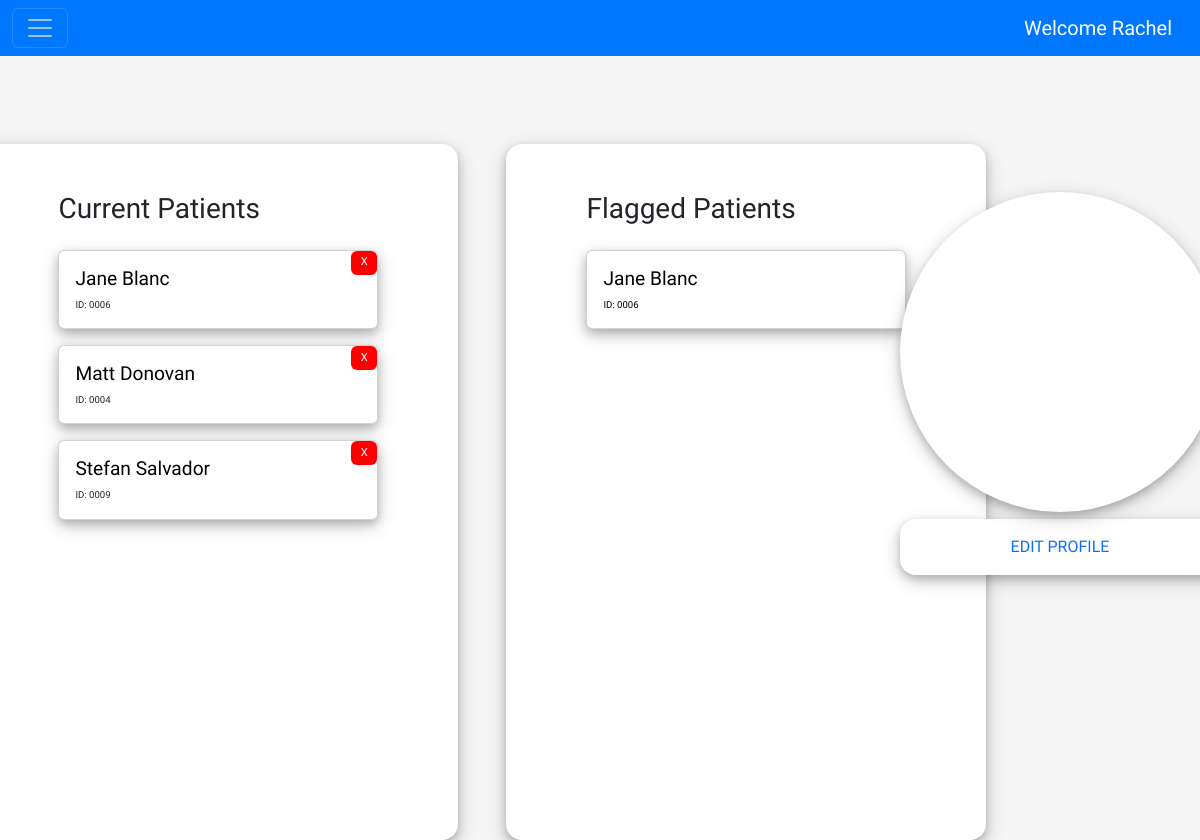
Screenshot of /dashboard/7/ (signed in) with the database file from the repository.
### api_fyp/apiapp/models.py (models this page shows, shortened)
class UserProfile(models.Model):
    user = models.OneToOneField(User, on_delete= models.CASCADE)
    img = models.ImageField(default='', upload_to='pics_user')
    def __str__(self):
        return self.user.username

class User(AbstractUser):
    email = models.EmailField(unique = True)

class Patient(models.Model):
    GenderChoices = [
        (0,'Male'),
        (1, 'Female')
    ]
    Dominant_H_Choices = [
        (0,'Right'),
        (1, 'Left')
    ]
    PT_F_NAME = models.CharField(max_length=50, null=True, blank=False)
    PT_LAST_NAME = models.CharField(max_length=50, null=True, blank=False)
    SUBJECT_ID = models.CharField(max_length=50, null=True, blank=False, unique=True)
    GENDER = models.IntegerField(choices=GenderChoices, null=True, blank=False)
    HAND = models.IntegerField(choices=Dominant_H_Choices, null=True, blank=False)
    assigned_to = models.ForeignKey(UserProfile, on_delete=models.CASCADE, related_name= 'assigned_to',null=True, blank=True)
    flagged_by = models.ForeignKey(UserProfile, on_delete=models.CASCADE, related_name= 'flagged_by',null=True, blank=True)
    def __str__(self):
        return self.SUBJECT_ID

### api_fyp/apiapp/views.py (the view)
# urls.py: path("dashboard/<int:pk>/", views.dash_view, name = "dash_view"),
def dash_view(request, pk):
    if request.user.is_authenticated:
        try:
            user_info = get_object_or_404(UserProfile, id=pk)
            profile = UserProfile.objects.get(user=request.user)
            current_patients = Patient.objects.filter(assigned_to = profile)
            flagged_patients = Patient.objects.filter(flagged_by=profile)
            print(flagged_patients, profile)
            return render(request, "dashboard.html", {"current_patients" : current_patients, "user_info" : user_info, "flagged_patients" : flagged_patients})
        except:
                current_patients = Patient.objects.none()
                flagged_patients = Patient.objects.none()
    else:
       current_patients= Patient.objects.none()
       flagged_patients = Patient.objects.none()
    return render(request, "dashboard.html", {"current_patients" : current_patients, "user_info" : user_info , "flagged_patients" : flagged_patients})

### api_fyp/apiapp/templates/dashboard.html (shortened to what this page needs)
{% extends 'base.html' %}
{% block content %}
<div class="main_dash">
    <div class= "container_info">
        {% if current_patients %}
        <br></br>
        <div  class = container_cards>
            <div class="header_list">
                <h3>Current Patients</h3>
            </div>
            {% for patient in current_patients  %}
            <div class="card">
                <a href="{% url 'patient_dashboard' pk=user_info.pk p_pk=patient.id %}" class="text-decoration-none" style="cursor: pointer; color: black;">
                    <div class="card-body">
                        <div class="card_items" >
                                <h5 class="card-title" style="font-size: 1.2rem;">{{patient.PT_F_NAME}} {{patient.PT_LAST_NAME}} </h5>
                                <a href="{%url 'patient_remove_list' patient.id %}"  class="btn" style="width: 1rem ;height: 1.5rem; font-size: 0.7rem; align-items: center; position: relative; left: 5.5%; bottom: 1rem; background-color: red; color: white; display: flex;  justify-content: center;">X</a>
                        </div>
                        <p class="card-text" style="font-size: 0.6rem;">ID: {{patient.SUBJECT_ID}}</p>
                    </div>
                </a>
            </div>
            {% endfor %}
            {% else %}
            <div class = container_empty>
                <p> No Current Patients </p>
            </div>
            {% endif %}
        </div>
        {% if flagged_patients %}
        <div  class = container_cards2>
                <div class="header_list">
                    <h3>Flagged Patients</h3>
                </div>
                {% for patient in flagged_patients  %}
                    <div class="card">
                        <a href="{% url 'patient_dashboard' pk=user_info.pk p_pk=patient.id %}" class="text-decoration-none" style="cursor: pointer; color: black;">
                            <div class="card-body">
                                <div style = " display:flex; justify-content: space-between; flex-direction:row;" >
                                    <h5 class="card-title" style="font-size: 1.2rem;">{{patient.PT_F_NAME}} {{patient.PT_LAST_NAME}} </h5>
                                </div>
                                <p class="card-text" style="font-size: 0.6rem;">ID: {{patient.SUBJECT_ID}}</p>
                            </div>
                        </a>
                    </div>
                {% endfor %}
        {% elif current_patients%}
            <div class = "container_empty2">
                <p id="flagged">No Flagged Patients</p>
            </div>
        {% endif %}
            <div class="profile">
                <div class="profile_pic">
                </div>
                <div class="profile_button">
                    <a href="{%url 'profile' pk=user_info.pk %}"  class="text-decoration-none" >EDIT PROFILE</a>
                </div>
            </div>
        </div>
    </div>
</div>
{% endblock %}

### api_fyp/apiapp/templates/Nav.html (shortened to what this page needs)
<nav class="navbar"  style = "background-color: #0077ff;" >
    <div class="container-fluid">
      <button style="filter:invert(1);"class="navbar-toggler" type="button" data-bs-toggle="offcanvas" data-bs-target="#offcanvasNavbar" aria-controls="offcanvasNavbar"  aria-label="Toggle navigation" >
        <span class="navbar-toggler-icon"></span>
      </button>
      <a  style="color: white;" class="navbar-brand" href="#">Welcome {{ user_info.user.first_name }} </a>
    </div>
  </nav>

### api_fyp/apiapp/templates/dashboard.html (style rules this page uses)
.profile { min-width: 20rem; position: fixed; left: 75%; }
.profile_pic { background-color: white; border-radius: 10rem; min-width: 20rem; min-height:20rem; background-color: #ffffff; border-radius: 50%; display: inline-block; box-shadow: 0 4px 8px 0 rgba(0, 0, 0, 0.2), 0 6px 20px 0 rgba(0, 0, 0, 0.19); }
.profile_button { background-color: white; border-radius: 1rem; min-width:8rem; display: flex; justify-content: center; padding: 1rem 2rem 1rem 2rem; box-shadow: 0 4px 8px 0 rgba(0, 0, 0, 0.2), 0 6px 20px 0 rgba(0, 0, 0, 0.19); }
.container_info { display: flex; flex-direction: row; gap:3rem; position: relative; right: 10%; top: 4rem; }
.container_cards, .container_cards2 { background-color: white; padding:3rem 5rem 20rem 5rem; display: flex; gap: 1rem; border-radius: 1rem; flex-direction:column; box-shadow: 0 4px 8px 0 rgba(0, 0, 0, 0.2), 0 6px 20px 0 rgba(0, 0, 0, 0.19); }
.card { width: 20rem; box-shadow: 0 4px 8px 0 rgba(0, 0, 0, 0.2), 0 6px 20px 0 rgba(0, 0, 0, 0.19); }
.card_items { display:flex; justify-content: space-between; flex-direction:row; }
.main_dash { min-width:100%; }

### api_fyp/apiapp/templates/base.html (style rules this page uses)
.main_container,.container { font-family: "Work Sans", sans-serif; }
.main_container { background-color: rgba(182, 182, 182, 0.124); }

### rows the page displays
UserProfile: user.first_name "Rachel"
Patient: PT_F_NAME "Jane", PT_LAST_NAME "Blanc", SUBJECT_ID "0006"
Patient: PT_F_NAME "Matt", PT_LAST_NAME "Donovan", SUBJECT_ID "0004"
Patient: PT_F_NAME "Stefan", PT_LAST_NAME "Salvador", SUBJECT_ID "0009"
